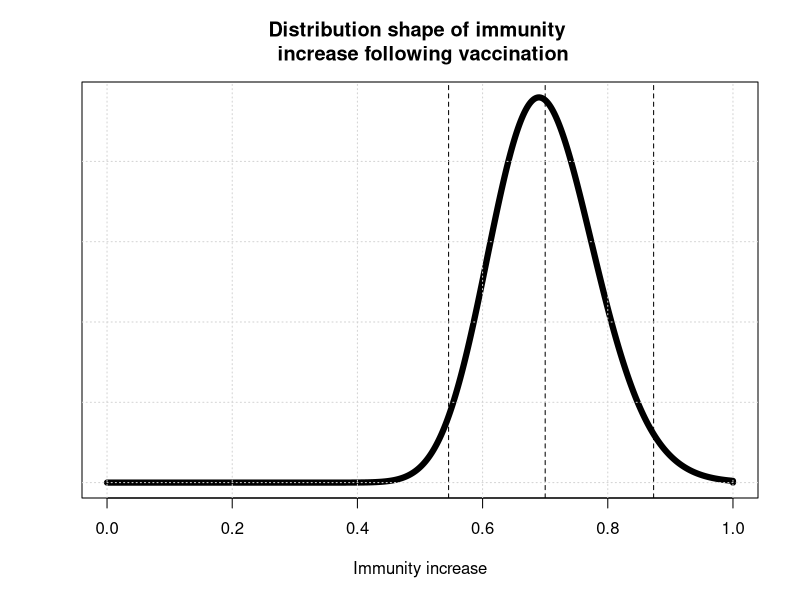

Write R code to recreate this figure.
save.to.file <- T
m <- 0.70
v <- m/100

x<-seq(0,2,length.out = 1000)

y <- dgamma(x,shape = m^2/v, rate = m/v)
q <- qgamma(p = c(0.025, 0.975),shape = m^2/v, rate = m/v)

if(save.to.file) pdf('../figures/vax_imm_incr.pdf')
plot(pmin(1,x),y,typ='l', lwd=6, 
	 xlab = 'Immunity increase', ylab='', yaxt='n',
	 main ='Distribution shape of immunity \n increase following vaccination')
abline(v=c(m,q),lty=2)
grid()
if(save.to.file) dev.off()
